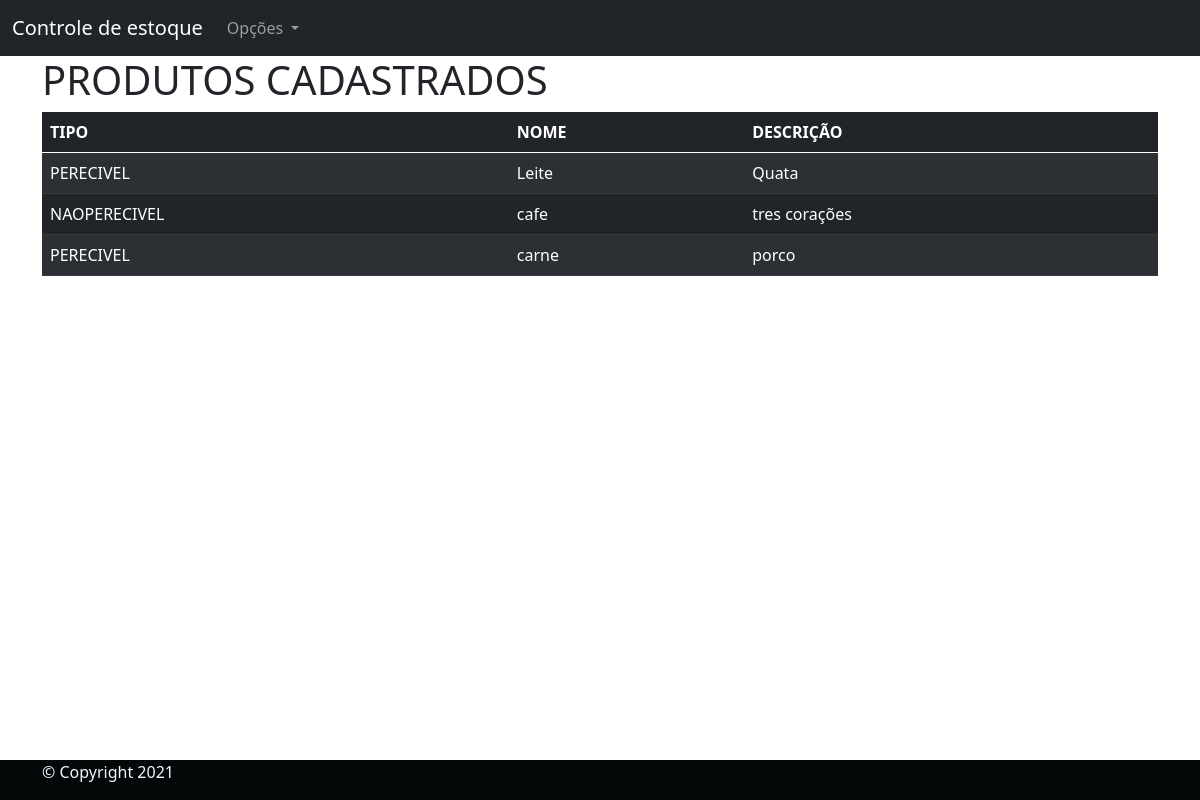
Screenshot of /Produtos-cadastrados/ with the database file from the repository.
### estoque/models.py (models this page shows, shortened)
class Produto(models.Model):
    categoria = models.CharField(
        verbose_name="Categoria:", max_length=30, choices=TIPO_ALIMENTO)
    nome = models.CharField(verbose_name="Nome do produto:", max_length=194)
    descricao = models.TextField(
        verbose_name="Descrição do produto:", max_length=194, blank=False, null=False)
    class Meta:
        verbose_name = "Produto"
        verbose_name_plural = "Produtos"
        db_table = "produto"

### estoque/views.py (the view)
# urls.py: path('Produtos-cadastrados/', produtos_cadastrados,
def produtos_cadastrados(request):
    allcadastro = Produto.objects.all()
    context = {
        "listProduto": allcadastro,
    }
    return render(request, "listar_produtos_cadastrados.html", context)

### templates/listar_produtos_cadastrados.html (shortened to what this page needs)
{% extends 'base.html' %}
{% block conteudo %}
<main class="container">
    <h1>PRODUTOS CADASTRADOS</h1>
    {% if listProduto %}
    <table class="table table-dark table-striped">
        <thead>
          <tr>
            <th scope="col">TIPO</th>
            <th scope="col">NOME</th>
            <th scope="col">DESCRIÇÃO</th>
        </thead>
        <tbody>
         {% for aux in listProduto %}
        <tr>
            <td>{{aux.categoria}}</td>
            <td>{{aux.nome}}</td>
            <td>{{aux.descricao}}</td>
        </tr>
          {% endfor %}
        </tbody>
      </table>
        {% endif%}
</main>
{% endblock %}

### static/estilo.css (style rules this page uses)
body { display: flex; min-height: 100vh; flex-direction: column; background-color: black; }
main { flex: 1 0 auto; }

### rows the page displays
Produto: categoria "PERECIVEL", nome "Leite", descricao "Quata"
Produto: categoria "NAOPERECIVEL", nome "cafe", descricao "tres corações"
Produto: categoria "PERECIVEL", nome "carne", descricao "porco"
